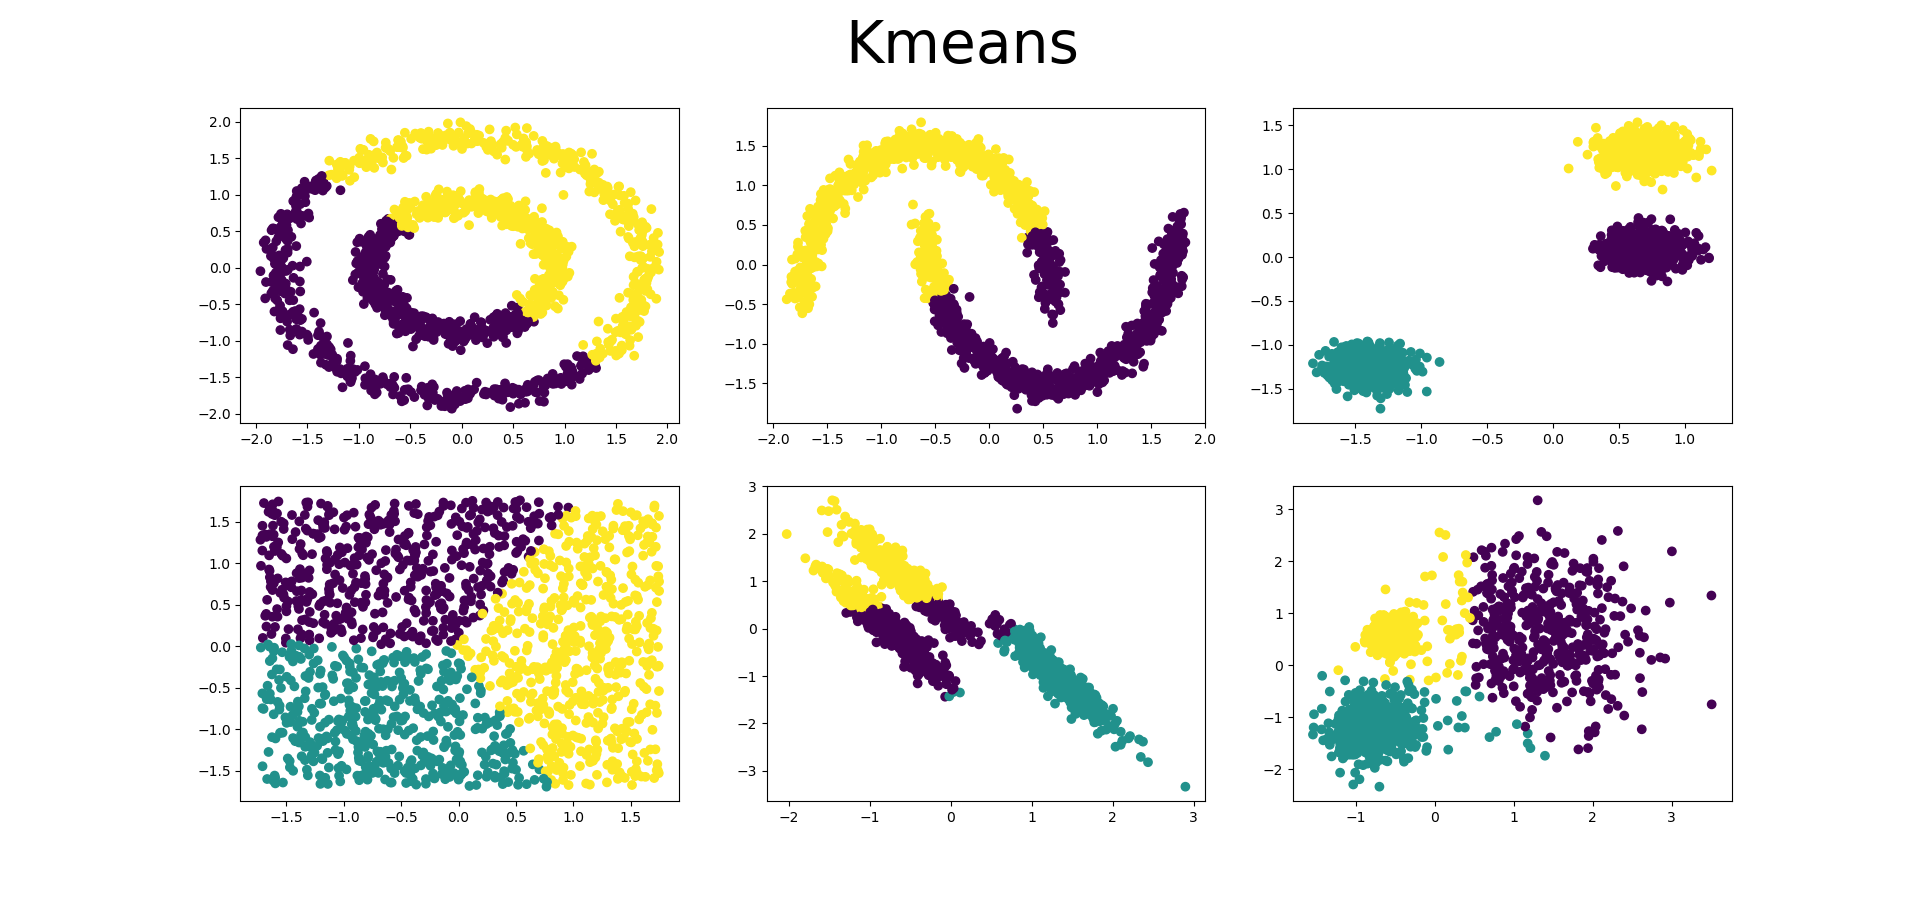

Reproduce this figure in Python.
#%matplotlib auto
import numpy as np
import matplotlib.pyplot as plt
from sklearn import cluster, datasets, mixture, metrics
from sklearn.preprocessing import StandardScaler

#----------------------------Crear dataset ejemplo---------------------------

np.random.seed(0)
n_samples = 1500
X = 6* [None]

#Circulos concentricos
Xtemp, _ = datasets.make_circles(n_samples = n_samples, factor=.5, noise=0.05)
X[0]  = StandardScaler().fit_transform(Xtemp)

# Lunas
Xtemp, _ = datasets.make_moons(n_samples = n_samples, noise=0.05)
X[1]  = StandardScaler().fit_transform(Xtemp)

# Blobs
Xtemp, _ = datasets.make_blobs(n_samples = n_samples, random_state=8)
X[2]  = StandardScaler().fit_transform(Xtemp)

# Plano sin agrupaciones
Xtemp = np.random.rand(n_samples,2)
X[3]  = StandardScaler().fit_transform(Xtemp)

# Blobs con deformacion anisotróipica
Xtemp, _ = datasets.make_blobs(n_samples = n_samples, random_state=170)
Xtemp = np.dot(Xtemp,[[0.6,-0.6],[-0.4,0.8]])
X[4]  = StandardScaler().fit_transform(Xtemp)

# Blobs con diferentes varianzas
Xtemp, _ = datasets.make_blobs(n_samples = n_samples, random_state=40,
                               cluster_std=[1.0,2.5,0.5])
X[5]  = StandardScaler().fit_transform(Xtemp)

n_clusters = [2,2,3,3,3,3]

#----------------------------------------------------------------------------

##Tecnicas de agrupación
#Guardar como lista vacia
y=[]
for c, x in zip(n_clusters, X):
    model = cluster.KMeans(n_clusters=c)
    model.fit(x)
    if hasattr(model, 'labels_'):
        y.append(model.labels_.astype(np.int))
    else:y.append(model.predict(x))
        
##Dibujar
plt.figure(figsize= (27,9))
plt.suptitle('Kmeans', fontsize=42)
for i in range(6):
    ax = plt.subplot(2,3,i+1)
    ax.scatter(X[i][:,0],X[i][:,1], c = y[i])
